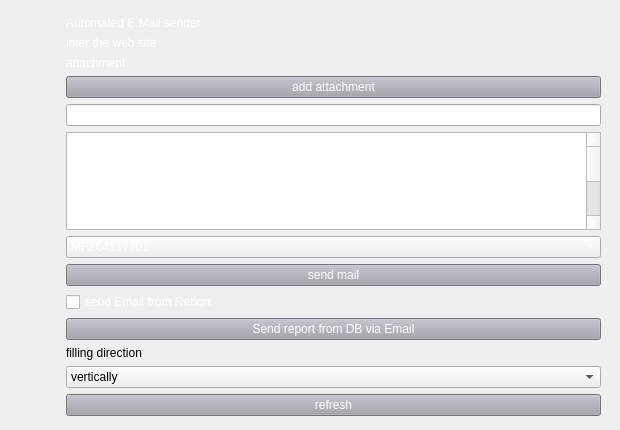
      <widget class="QWidget" name="but_web_controler">
       <attribute name="title">
        <string>Page</string>
       </attribute>
       <widget class="QWidget" name="widget" native="true">
        <property name="geometry">
         <rect>
          <x>30</x>
          <y>10</y>
          <width>581</width>
          <height>411</height>
         </rect>
        </property>
        <widget class="QWidget" name="formLayoutWidget_2">
         <property name="geometry">
          <rect>
           <x>30</x>
           <y>0</y>
           <width>541</width>
           <height>412</height>
          </rect>
         </property>
         <layout class="QFormLayout" name="formLayout_6">
          <item row="0" column="1">
           <spacer name="verticalSpacer_9">
            <property name="orientation">
             <enum>Qt::Vertical</enum>
            </property>
            <property name="sizeHint" stdset="0">
             <size>
              <width>20</width>
              <height>40</height>
             </size>
            </property>
           </spacer>
          </item>
          <item row="3" column="1">
           <widget class="QLabel" name="importFilesLabel_2">
            <property name="styleSheet">
             <string notr="true">color: rgb(255, 255, 255);
font: 12pt &quot;MS Shell Dlg 2&quot;;</string>
            </property>
            <property name="text">
             <string>&lt;html&gt;&lt;head/&gt;&lt;body&gt;&lt;p&gt;Automated E.Mail sender&lt;/p&gt;&lt;/body&gt;&lt;/html&gt;</string>
            </property>
           </widget>
          </item>
          <item row="4" column="1">
           <widget class="QLabel" name="interTheWebSiteLabel_2">
            <property name="text">
             <string>&lt;html&gt;&lt;head/&gt;&lt;body&gt;&lt;p&gt;&lt;span style=&quot; color:#ffffff;&quot;&gt;inter the web site&lt;/span&gt;&lt;/p&gt;&lt;/body&gt;&lt;/html&gt;</string>
            </property>
           </widget>
          </item>
          <item row="6" column="1">
           <widget class="QPushButton" name="ButWebMailBrowser">
            <property name="styleSheet">
             <string notr="true">background-color: rgb(161, 161, 171);
color: rgb(255, 255, 255);</string>
            </property>
            <property name="text">
             <string>add attachment</string>
            </property>
           </widget>
          </item>
          <item row="8" column="1">
           <widget class="QLineEdit" name="WebSiteLineEdit_mail_address">
            <property name="styleSheet">
             <string notr="true"/>
            </property>
            <property name="text">
             <string/>
            </property>
           </widget>
          </item>
          <item row="9" column="1">
           <widget class="QListWidget" name="listWebEmailSelect">
            <property name="styleSheet">
             <string notr="true">color: rgb(255, 255, 255);</string>
            </property>
            <item>
             <property name="text">
              <string>shou_count_report</string>
             </property>
            </item>
            <item>
             <property name="text">
              <string>quality_repot_report</string>
             </property>
            </item>
            <item>
             <property name="text">
              <string>5s_followup</string>
             </property>
            </item>
            <item>
             <property name="text">
              <string>followUp_Issues</string>
             </property>
            </item>
            <item>
             <property name="text">
              <string>test</string>
             </property>
            </item>
            <item>
             <property name="text">
              <string>followup-purchasing</string>
             </property>
            </item>
            <item>
             <property name="text">
              <string>followup-production</string>
             </property>
            </item>
            <item>
             <property name="text">
              <string>followup-wharehouse</string>
             </property>
            </item>
            <item>
             <property name="text">
              <string>followup-quality</string>
             </property>
            </item>
            <item>
             <property name="text">
              <string>followup-6october</string>
             </property>
            </item>
            <item>
             <property name="text">
              <string>followup-safety</string>
             </property>
            </item>
            <item>
             <property name="text">
              <string>followup-hr</string>
             </property>
            </item>
           </widget>
          </item>
          <item row="10" column="1">
           <widget class="QComboBox" name="importFilesComboBox_2">
            <property name="styleSheet">
             <string notr="true">color: rgb(255, 255, 255);</string>
            </property>
            <item>
             <property name="text">
              <string>MFZ64817701</string>
             </property>
            </item>
            <item>
             <property name="text">
              <string>MFZ65175601</string>
             </property>
            </item>
            <item>
             <property name="text">
              <string>MFZ65333701</string>
             </property>
            </item>
            <item>
             <property name="text">
              <string>MFZ65333801</string>
             </property>
            </item>
            <item>
             <property name="text">
              <string>MFZ65952201</string>
             </property>
            </item>
            <item>
             <property name="text">
              <string>MFZ65914801</string>
             </property>
            </item>
            <item>
             <property name="text">
              <string>MFZ65833401</string>
             </property>
            </item>
            <item>
             <property name="text">
              <string>MFZ66333001</string>
             </property>
            </item>
            <item>
             <property name="text">
              <string>mfz66236501</string>
             </property>
            </item>
            <item>
             <property name="text">
              <string>MFZ65262201</string>
             </property>
            </item>
            <item>
             <property name="text">
              <string>MFZ66151901</string>
             </property>
            </item>
            <item>
             <property name="text">
              <string>MFZ66236701</string>
             </property>
            </item>
            <item>
             <property name="text">
              <string>MFZ66236702</string>
             </property>
            </item>
            <item>
             <property name="text">
              <string>3920EZ2058A</string>
             </property>
            </item>
            <item>
             <property name="text">
              <string>3920FZ3114C</string>
             </property>
            </item>
            <item>
             <property name="text">
              <string>AGG76599801</string>
             </property>
            </item>
           </widget>
          </item>
          <item row="11" column="1">
           <widget class="QPushButton" name="ButWebMailSend">
            <property name="styleSheet">
             <string notr="true">background-color: rgb(161, 161, 171);
color: rgb(255, 255, 255);</string>
            </property>
            <property name="text">
             <string>send mail</string>
            </property>
           </widget>
          </item>
          <item row="13" column="1">
           <widget class="QPushButton" name="butSubImportEmailSend">
            <property name="styleSheet">
             <string notr="true">background-color: rgb(161, 161, 171);
selection-background-color: rgb(77, 145, 215);
font: 75 9pt &quot;MS Shell Dlg 2&quot;;
selection-background-color: rgb(85, 85, 255);
color: rgb(255, 255, 255);</string>
            </property>
            <property name="text">
             <string>Send report from DB via Email</string>
            </property>
           </widget>
          </item>
          <item row="14" column="1">
           <widget class="QLabel" name="label_53">
            <property name="text">
             <string>filling direction</string>
            </property>
           </widget>
          </item>
          <item row="15" column="1">
           <widget class="QComboBox" name="ButWebFilter_fillingDirection_2">
            <item>
             <property name="text">
              <string>vertically</string>
             </property>
            </item>
            <item>
             <property name="text">
              <string>horizontal</string>
             </property>
            </item>
            <item>
             <property name="text">
              <string>standards</string>
             </property>
            </item>
           </widget>
          </item>
          <item row="18" column="1">
           <widget class="QPushButton" name="ButWebFilterRefresh_2">
            <property name="styleSheet">
             <string notr="true">background-color: rgb(161, 161, 171);
color: rgb(255, 255, 255);</string>
            </property>
            <property name="text">
             <string>refresh</string>
            </property>
           </widget>
          </item>
          <item row="19" column="1">
           <spacer name="verticalSpacer_3">
            <property name="orientation">
             <enum>Qt::Vertical</enum>
            </property>
            <property name="sizeHint" stdset="0">
             <size>
              <width>20</width>
              <height>40</height>
             </size>
            </property>
           </spacer>
          </item>
          <item row="5" column="1">
           <widget class="QLabel" name="stanpAccountLabel">
            <property name="text">
             <string>&lt;html&gt;&lt;head/&gt;&lt;body&gt;&lt;p&gt;&lt;span style=&quot; color:#ffffff;&quot;&gt;attachment&lt;/span&gt;&lt;/p&gt;&lt;/body&gt;&lt;/html&gt;</string>
            </property>
           </widget>
          </item>
          <item row="12" column="1">
           <widget class="QCheckBox" name="checkEmailSendDbReport">
            <property name="layoutDirection">
             <enum>Qt::LeftToRight</enum>
            </property>
            <property name="styleSheet">
             <string notr="true">color: rgb(255, 255, 255);</string>
            </property>
            <property name="text">
             <string>send Email from Rebort</string>
            </property>
           </widget>
          </item>
         </layout>
        </widget>
       </widget>
      </widget>
